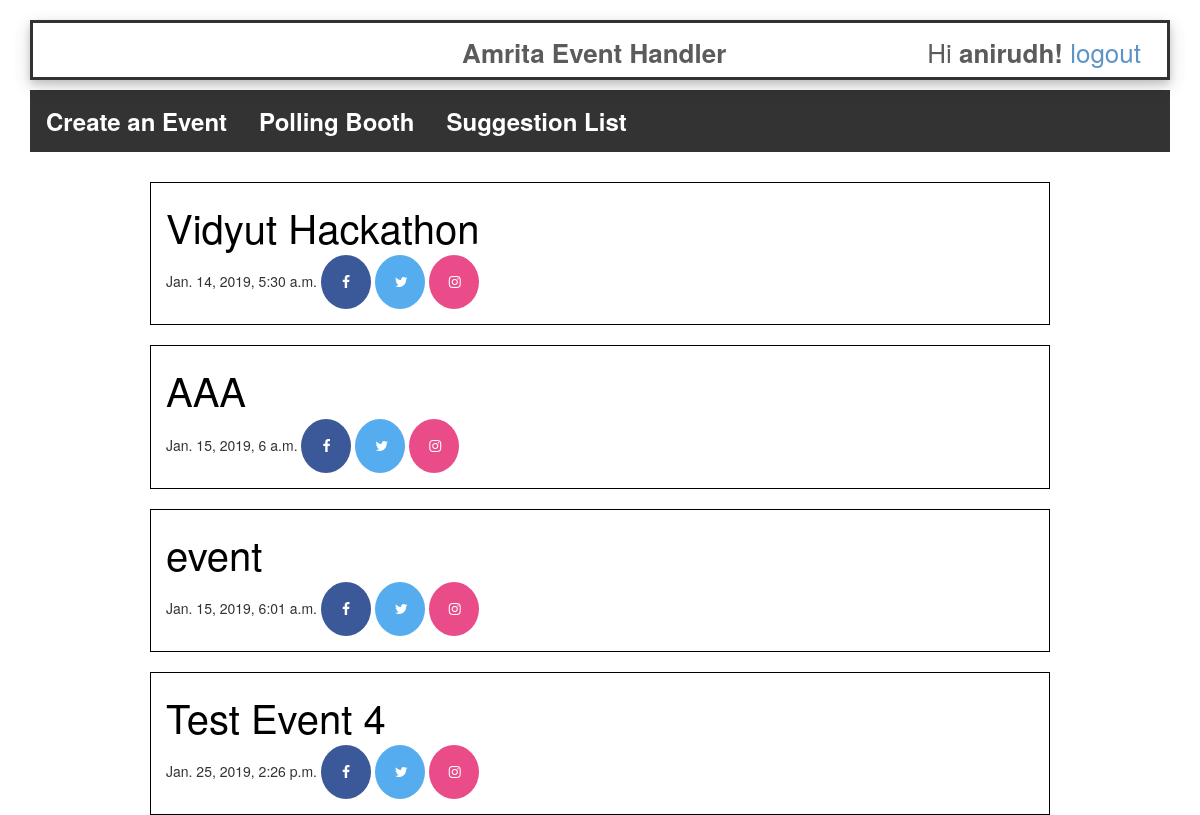
/dashboard/ (signed in), run on an earlier commit of the app's database.
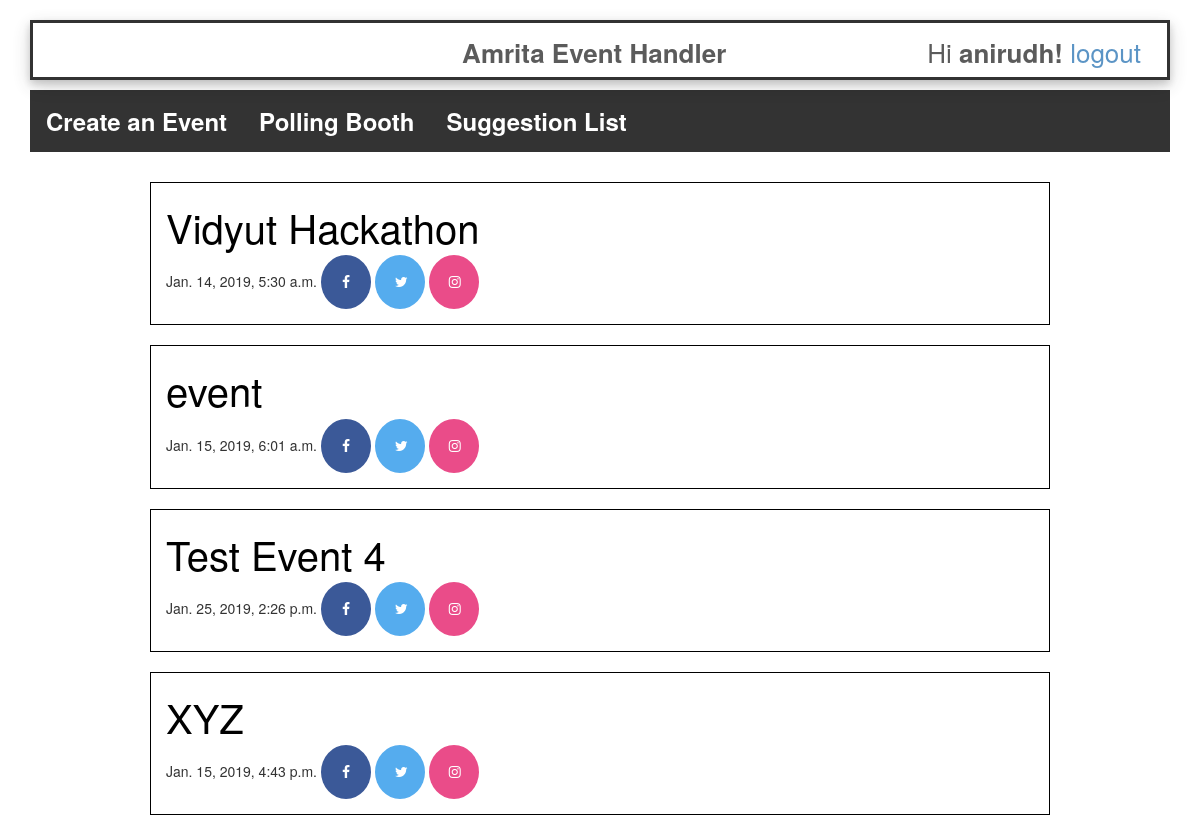
And on a later commit of the database.
### administrator/models.py (models this page shows, shortened)
class EventDetails(models.Model):
    name = models.CharField(max_length=200)
    description = models.TextField()
    venue = models.CharField(max_length=200)
    event_date = models.DateTimeField(default=timezone.now())
    fee = models.FloatField(default=0)
    last_date = models.DateTimeField(default=timezone.now())

### administrator/views.py (the view)
# urls.py: path('dashboard/', DashboardView.as_view(), name='dashboard'),
class DashboardView(LoginRequiredMixin, ListView):
    login_url = 'login'
    model = EventDetails
    template_name = 'dashboard.html'
    context_object_name = 'events_list'

### templates/dashboard.html (shortened to what this page needs)
<div class="BigBox">
    {% extends 'base2.html' %}
    {% block content %}
    <center>
        <div class="nav">
            <ul>
                {% if user.is_staff %}
                <li><a href="{% url 'admin_interface' %}"><b>Create an Event</b></a></li>
                <li><a href=""><b>Polling Booth</b></a></li>
                <li><a href="{% url 'suggestedEventList' %}"><b>Suggestion List</b></a></li>
                {% else %}
                <li><a href="{% url 'suggestevent' %}"><b>Suggest an Event</b></a></li>
                <li><a href=""><b>Polling Booth</b></a></li>
                {% endif %}
        </div>
    </center>
    {% for event in events_list %}
    <center>
        <div class="events" align="left">
            <a class="Heading" href="{% url 'event_detail' event.pk %}">{{ event.name }}</a><br>
            {{ event.event_date }}
            <a href="https://www.facebook.com" class="fa fa-facebook"></a>
            <a href="https://www.twitter.com" class="fa fa-twitter"></a>
            <a href="https://www.instagram.com" class="fa fa-instagram"></a>
        </div>
    </center>
    {% endfor %}
    {% endblock %}

What changed in the data, as far as the page shows it:
removed EventDetails: name "AAA", event_date "Jan. 15, 2019, 6 a.m."
added EventDetails: name "XYZ", event_date "Jan. 15, 2019, 4:43 p.m."
